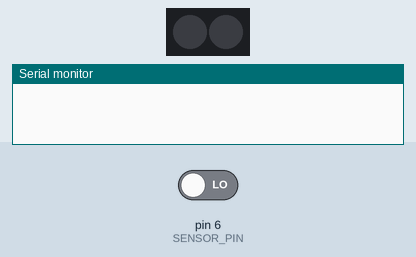
This sketch was run on a simulated Arduino Uno, built with avr-gcc and run on an emulated ATmega328P. Parts: 2 RGB LEDs in strip order, left to right, the last lines printed to the serial monitor. The test bench sets the inputs (shaded band); at power-on: pin 6 (SENSOR_PIN) LOW. Dim RGB values are drawn brighter than linear.

Above: at 1.2 s.
1.3 s: pin 6 (SENSOR_PIN) driven HIGH
At 1.44 s:
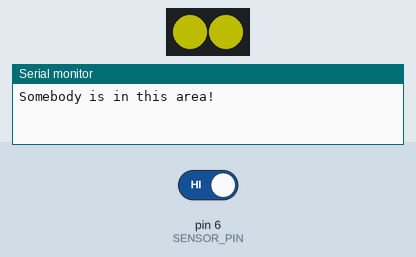
Timing chart, 0 to 10.3 s (numbered marks = the images above; inputs shaded):
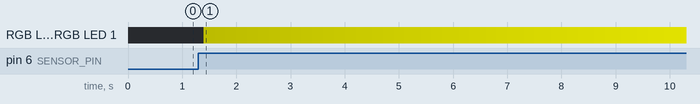

The sketch:

toilet_night_lamp.ino
```cpp
#include "light_control.h"

Light_control light_controler;

void setup(){
  pinMode(SENSOR_PIN, INPUT);
  Serial.begin(9600);
  light_controler.setup_script();
}


void loop(){
  light_controler.update_current_time();
  switch (light_controler.get_state()) {
    case WAIT_FOR_SOMEONE:
      light_controler.waiting_movment();
      break;
    case INCREASE_BRIGHTNESS:
      light_controler.smoothly_light_on();
      break;
    case LIGHT_ON_WAIT:
      light_controler.light_turned_on_wait();
      break;
    case DECREASE_BRIGHTNESS:
      light_controler.trying_2_off_light();
      break;
    default:
      Serial.print("Something went wrong!\nUnknown system state: ");
      Serial.println(light_controler.get_state());
      break;
  }
}
```

light_control.h
```cpp
#ifndef light_control_h
#define light_control_h

#include <Adafruit_NeoPixel.h>
#include <time.h>

#define SENSOR_PIN  6
#define PIN 8   // light control pin
#define PIN_NUM 2 //count of leds

enum states{
  WAIT_FOR_SOMEONE = 0,
  INCREASE_BRIGHTNESS = 1,
  LIGHT_ON_WAIT = 2,
  DECREASE_BRIGHTNESS = 3,
};

const int statesCount = 4;

class Light_control{
private:
     /*
     current state of system:
     0 -- waiting to turn light
     1 -- turning on light
     2 -- waiting to turn off light
     3 -- checking sensor and keep illuminate if something detected
     */
    int state = WAIT_FOR_SOMEONE;
    /*
     time shifts between iterations in each state in mills
     in state 0 we just waiting for sensor activation, that's why state_duration[0] = NULL
     in state 1 we have 255 brightness increesing with delay 100 mills
     in state 2 we one iteration with waiting long time
     in state 3 we one iteration with checking sensor and turn off if time ends
     */
    const unsigned long state_duration[statesCount] = {0, 100, 240000, 100};
    unsigned long states_starts[statesCount] = {0, 0, 0, 0};
    Adafruit_NeoPixel strip;
    const int brightness_shift = 75;
    const int maximum_brightness = 180; // 255 - brightness_shift - 10 (just in case)
    int brightness;
    unsigned long current_time;

    bool reached_maximum_brightness(int, int);

    bool reached_minimum_brightness(int, int);

    void set_brightness(int);

    /*
     changing brightness if enough time passed
     returns new status (can match with current status)
     */
    int brightness_change();

public:
    void setup_script();

    int get_state();
    void update_current_time();

    void waiting_movment();
    void smoothly_light_on();
    void light_turned_on_wait();
    void trying_2_off_light();
};

#endif /* light_control_h */
```

light_control.ino
```cpp
//
//  light_control.ino
//
//
//  Created by Artem on 27/08/2022.
//

#include "light_control.h"

bool Light_control::reached_maximum_brightness(int state, int brightness) {
  return (state == INCREASE_BRIGHTNESS) and (brightness >= maximum_brightness);
};

bool Light_control::reached_minimum_brightness(int state, int brightness) {
  return (state == DECREASE_BRIGHTNESS) and (brightness <= 0);
};

void Light_control::set_brightness(int brightness){
  for (int led_num = 0; led_num < PIN_NUM; ++led_num){
    strip.setPixelColor(led_num, strip.Color(brightness, brightness, 0));
  }
  strip.show();
};

int Light_control::get_state() { return state; };

/*
  changing brightness if enough time passed
  returns new status (can match with current status)
*/
int Light_control::brightness_change(){
  int brightness_variation = (current_time - states_starts[state])/state_duration[state];
  if (brightness_variation > 0){
    brightness_variation *= state == DECREASE_BRIGHTNESS ? -1 : 1;
    brightness += brightness_variation;
    states_starts[state] = current_time;
    set_brightness(brightness + brightness_shift);
  }

  if (reached_maximum_brightness(state, brightness)){
    return LIGHT_ON_WAIT;
  }
  if (reached_minimum_brightness(state, brightness)){
    set_brightness(0);
    return WAIT_FOR_SOMEONE;
  }
  return state;
};

void Light_control::setup_script(){
  strip = Adafruit_NeoPixel(PIN_NUM, PIN, NEO_GRB + NEO_KHZ800);
  strip.begin();
}

void Light_control::update_current_time() { current_time = millis(); }

void Light_control::waiting_movment(){
  int new_state = digitalRead(SENSOR_PIN);
  if (new_state == INCREASE_BRIGHTNESS){
    states_starts[INCREASE_BRIGHTNESS] = current_time;
    Serial.println("Somebody is in this area!");
  }
  state = new_state;
}

void Light_control::smoothly_light_on(){
  int new_state = brightness_change();
  if (new_state == LIGHT_ON_WAIT){
    states_starts[LIGHT_ON_WAIT] = current_time;
    Serial.println("Maximum brightness, start waiting!");
  }
  state = new_state;
}

void Light_control::light_turned_on_wait(){
  int new_state = LIGHT_ON_WAIT;
  if (current_time - states_starts[LIGHT_ON_WAIT] > state_duration[LIGHT_ON_WAIT]) {
    states_starts[DECREASE_BRIGHTNESS] = current_time;
    new_state = DECREASE_BRIGHTNESS;
    Serial.println("Time out, try to turn off light");
  }
  state = new_state;
}

void Light_control::trying_2_off_light(){
  int new_state = brightness_change();
  int sensor_starus = digitalRead(SENSOR_PIN);
  if (sensor_starus == 1){
    new_state = INCREASE_BRIGHTNESS;
    states_starts[INCREASE_BRIGHTNESS] = current_time;
    Serial.println("Somebody is in this area! Don't turn off light");
  }
  state = new_state;
}
```

Measured:
- after the input at 1.3 s, RGB LED 0, RGB LED 1: off → RGB(76, 76, 0) after 0.10 s, → RGB(77, 77, 0) 0.10 s later, → RGB(78, 78, 0) 0.10 s later, → RGB(79, 79, 0) 0.10 s later, … (89 changes in this stretch)
